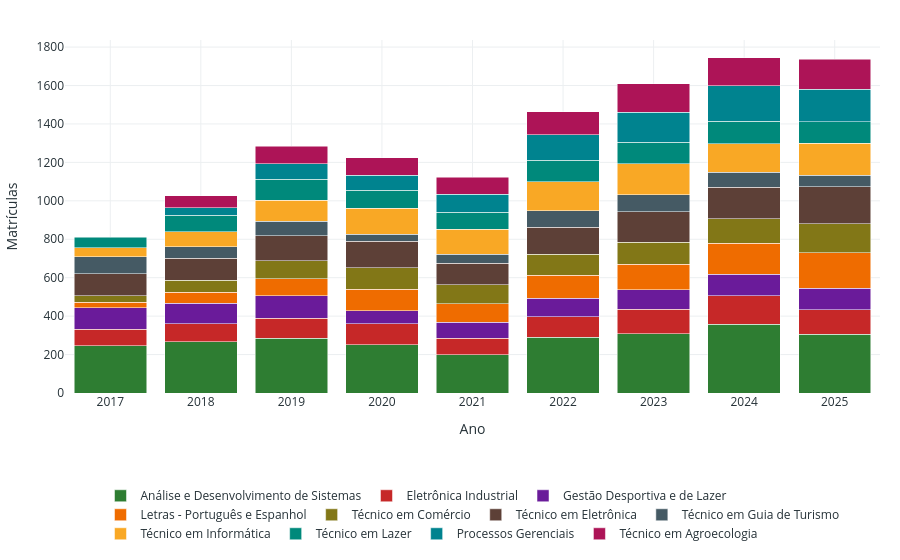

Here is the notebook cell this chart was saved with:
### Markdown cell above
##### Gráfico 5 — Matrículas Atendidas por Curso e Ano

### Code cell
mat_curso_ano = (
    df.groupby(["Ano", "Nome de Curso"])["Código da Matricula"]
    .count()
    .reset_index(name="Qtd")
)

fig_g5 = px.bar(
    mat_curso_ano,
    x="Ano",
    y="Qtd",
    color="Nome de Curso",
    color_discrete_map=CORES_CURSO_LIGHT,
    barmode="stack",
    title="5 — Matrículas Atendidas por Curso e Ano",
    labels={"Qtd": "Matrículas", "Nome de Curso": "Curso"},
    #text_auto=True,
)
fig_g5.update_xaxes(tickmode="linear", dtick=1)
aplicar_layout_light(fig_g5, legenda_y=-0.25)
fig_g5.show()

mat_curso_ano.head()

### Figure 1 — Plotly figure (JSON) as saved in the notebook; plotly's stock layout.template omitted (floating-point values rounded to 4 significant figures)
{"data": [{"hovertemplate": "Curso=Análise e Desenvolvimento de Sistemas<br>Ano=%{x}<br>Matrículas=%{y}<extra></extra>", "legendgroup": "Análise e Desenvolvimento de Sistemas", "marker": {"color": "#2E7D32", "pattern": {"shape": ""}}, "name": "Análise e Desenvolvimento de Sistemas", "orientation": "v", "showlegend": true, "textposition": "auto", "type": "bar", "x": [2017, 2018, 2019, 2020, 2021, 2022, 2023, 2024, 2025], "xaxis": "x", "y": [247, 267, 285, 252, 200, 291, 308, 359, 306], "yaxis": "y"}, {"hovertemplate": "Curso=Eletrônica Industrial<br>Ano=%{x}<br>Matrículas=%{y}<extra></extra>", "legendgroup": "Eletrônica Industrial", "marker": {"color": "#C62828", "pattern": {"shape": ""}}, "name": "Eletrônica Industrial", "orientation": "v", "showlegend": true, "textposition": "auto", "type": "bar", "x": [2017, 2018, 2019, 2020, 2021, 2022, 2023, 2024, 2025], "xaxis": "x", "y": [84, 93, 105, 109, 84, 105, 127, 147, 128], "yaxis": "y"}, {"hovertemplate": "Curso=Gestão Desportiva e de Lazer<br>Ano=%{x}<br>Matrículas=%{y}<extra></extra>", "legendgroup": "Gestão Desportiva e de Lazer", "marker": {"color": "#6A1B9A", "pattern": {"shape": ""}}, "name": "Gestão Desportiva e de Lazer", "orientation": "v", "showlegend": true, "textposition": "auto", "type": "bar", "x": [2017, 2018, 2019, 2020, 2021, 2022, 2023, 2024, 2025], "xaxis": "x", "y": [112, 106, 115, 68, 84, 97, 102, 113, 110], "yaxis": "y"}, {"hovertemplate": "Curso=Letras - Português e Espanhol<br>Ano=%{x}<br>Matrículas=%{y}<extra></extra>", "legendgroup": "Letras - Português e Espanhol", "marker": {"color": "#EF6C00", "pattern": {"shape": ""}}, "name": "Letras - Português e Espanhol", "orientation": "v", "showlegend": true, "textposition": "auto", "type": "bar", "x": [2017, 2018, 2019, 2020, 2021, 2022, 2023, 2024, 2025], "xaxis": "x", "y": [30, 58, 89, 111, 97, 119, 132, 161, 185], "yaxis": "y"}, {"hovertemplate": "Curso=Técnico em Comércio<br>Ano=%{x}<br>Matrículas=%{y}<extra></extra>", "legendgroup": "Técnico em Comércio", "marker": {"color": "#827717", "pattern": {"shape": ""}}, "name": "Técnico em Comércio", "orientation": "v", "showlegend": true, "textposition": "auto", "type": "bar", "x": [2017, 2018, 2019, 2020, 2021, 2022, 2023, 2024, 2025], "xaxis": "x", "y": [33, 63, 94, 113, 99, 109, 116, 127, 153], "yaxis": "y"}, {"hovertemplate": "Curso=Técnico em Eletrônica<br>Ano=%{x}<br>Matrículas=%{y}<extra></extra>", "legendgroup": "Técnico em Eletrônica", "marker": {"color": "#5D4037", "pattern": {"shape": ""}}, "name": "Técnico em Eletrônica", "orientation": "v", "showlegend": true, "textposition": "auto", "type": "bar", "x": [2017, 2018, 2019, 2020, 2021, 2022, 2023, 2024, 2025], "xaxis": "x", "y": [115, 115, 131, 137, 112, 142, 159, 164, 190], "yaxis": "y"}, {"hovertemplate": "Curso=Técnico em Guia de Turismo<br>Ano=%{x}<br>Matrículas=%{y}<extra></extra>", "legendgroup": "Técnico em Guia de Turismo", "marker": {"color": "#455A64", "pattern": {"shape": ""}}, "name": "Técnico em Guia de Turismo", "orientation": "v", "showlegend": true, "textposition": "auto", "type": "bar", "x": [2017, 2018, 2019, 2020, 2021, 2022, 2023, 2024, 2025], "xaxis": "x", "y": [87, 59, 76, 37, 45, 85, 88, 77, 60], "yaxis": "y"}, {"hovertemplate": "Curso=Técnico em Informática<br>Ano=%{x}<br>Matrículas=%{y}<extra></extra>", "legendgroup": "Técnico em Informática", "marker": {"color": "#F9A825", "pattern": {"shape": ""}}, "name": "Técnico em Informática", "orientation": "v", "showlegend": true, "textposition": "auto", "type": "bar", "x": [2017, 2018, 2019, 2020, 2021, 2022, 2023, 2024, 2025], "xaxis": "x", "y": [48, 79, 108, 135, 132, 152, 161, 150, 167], "yaxis": "y"}, {"hovertemplate": "Curso=Técnico em Lazer<br>Ano=%{x}<br>Matrículas=%{y}<extra></extra>", "legendgroup": "Técnico em Lazer", "marker": {"color": "#00897B", "pattern": {"shape": ""}}, "name": "Técnico em Lazer", "orientation": "v", "showlegend": true, "textposition": "auto", "type": "bar", "x": [2017, 2018, 2019, 2020, 2021, 2022, 2023, 2024, 2025], "xaxis": "x", "y": [55, 85, 110, 92, 88, 110, 112, 117, 112], "yaxis": "y"}, {"hovertemplate": "Curso=Processos Gerenciais<br>Ano=%{x}<br>Matrículas=%{y}<extra></extra>", "legendgroup": "Processos Gerenciais", "marker": {"color": "#00838F", "pattern": {"shape": ""}}, "name": "Processos Gerenciais", "orientation": "v", "showlegend": true, "textposition": "auto", "type": "bar", "x": [2018, 2019, 2020, 2021, 2022, 2023, 2024, 2025], "xaxis": "x", "y": [40, 80, 78, 92, 133, 157, 184, 170], "yaxis": "y"}, {"hovertemplate": "Curso=Técnico em Agroecologia<br>Ano=%{x}<br>Matrículas=%{y}<extra></extra>", "legendgroup": "Técnico em Agroecologia", "marker": {"color": "#AD1457", "pattern": {"shape": ""}}, "name": "Técnico em Agroecologia", "orientation": "v", "showlegend": true, "textposition": "auto", "type": "bar", "x": [2018, 2019, 2020, 2021, 2022, 2023, 2024, 2025], "xaxis": "x", "y": [61, 92, 91, 89, 121, 147, 146, 156], "yaxis": "y"}], "layout": {"barmode": "stack", "font": {"color": "#263238"}, "legend": {"orientation": "h", "title": {"text": ""}, "tracegroupgap": 0, "x": 0.5, "xanchor": "center", "y": -0.25, "yanchor": "top"}, "margin": {"b": 85, "l": 20, "r": 20, "t": 40}, "paper_bgcolor": "white", "plot_bgcolor": "white", "title": {"text": ""}, "xaxis": {"anchor": "y", "domain": [0, 1], "dtick": 1, "gridcolor": "#ECEFF1", "showgrid": true, "tickmode": "linear", "title": {"text": "Ano"}, "zeroline": false}, "yaxis": {"anchor": "x", "domain": [0, 1], "gridcolor": "#ECEFF1", "showgrid": true, "title": {"text": "Matrículas"}, "zeroline": false}}}
